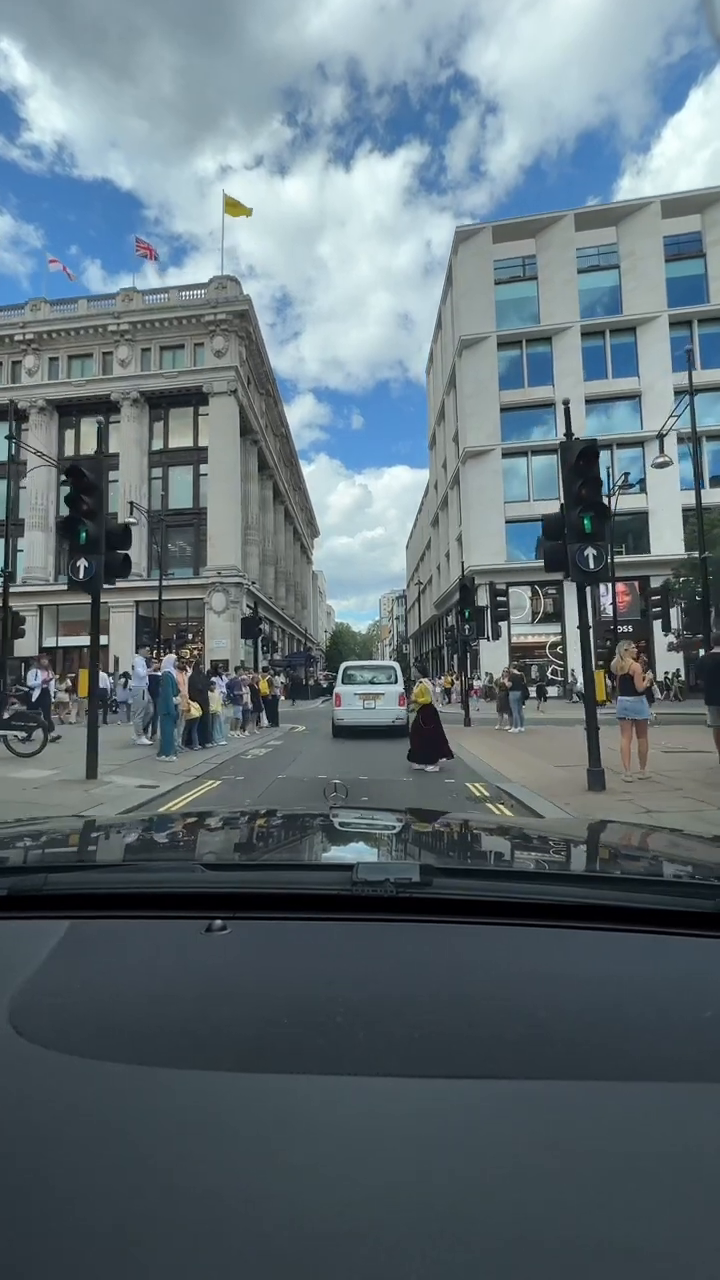
#> input picture frame 30 of cars_and_pedestrian_video.mp4, 720 x 1280 px
$ python car_pedestrian_tracker.py
#> lines starting #> are read from the running program, lines starting #| are printed output that depends on the picture; after the words box and inside, x2 and y2 are one past the last pixel; in counts of white or black regions, pixels touching at a corner belong together
import cv2

# image file and video file
image_file = 'car_image.jpg'
video = cv2.VideoCapture('cars_and_pedestrian_video.mp4')

# pre-trained car and predestrian classifiers
car_classifier_file = 'car_detector.xml'
pedestrian_classifier_file = 'pedestrian_detector.xml'


# car and pedestrian classifiers
car_tracker = cv2.CascadeClassifier(car_classifier_file)
pedestrian_tracker = cv2.CascadeClassifier(pedestrian_classifier_file)


# loop through the whole video
while True:
    # reading the current frame
    (read_successful, frame) = video.read()
#> frame is the input picture: shape (1280, 720, 3); mean B, G, R 119.2, 111.8, 97.3

    # handling errors
    if read_successful:
        # convert to grayscale
        grayscaled_frame = cv2.cvtColor(frame, cv2.COLOR_BGR2GRAY)
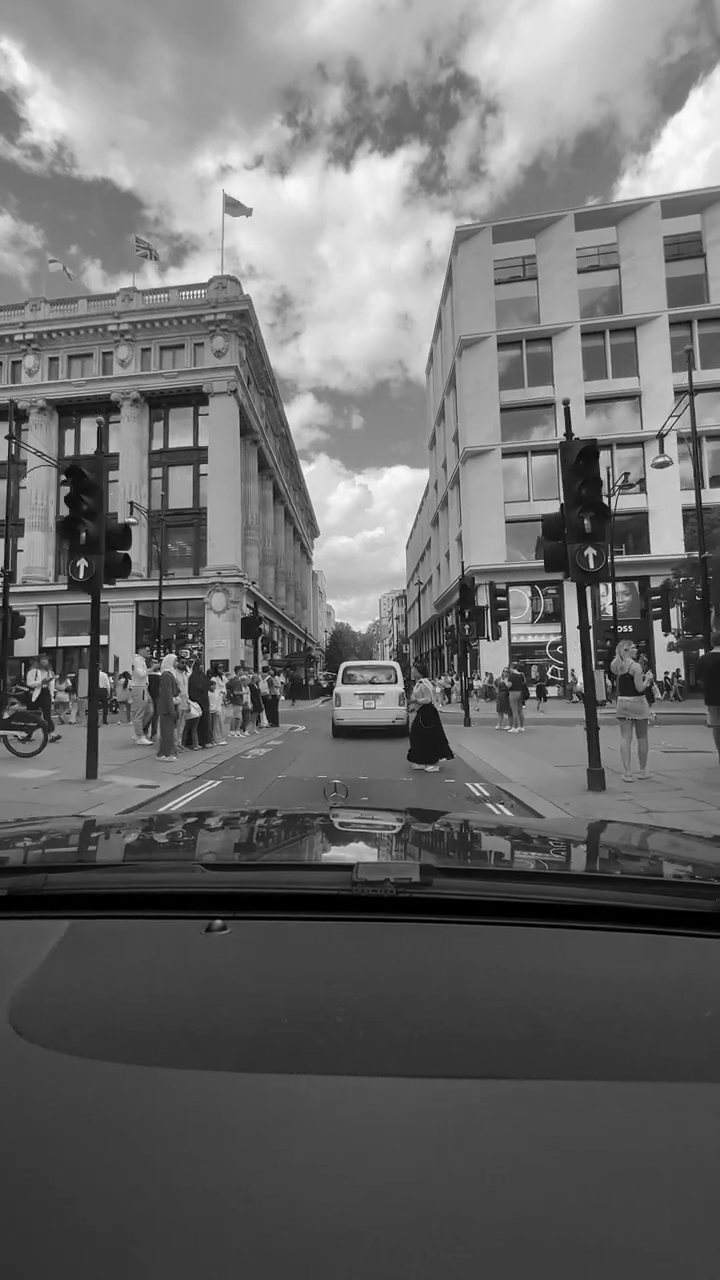
#> grayscaled_frame: shape (1280, 720); min 0, max 255, mean 108.3
    else:
        break

    # detect cars
    cars = car_tracker.detectMultiScale(grayscaled_frame)
#> cars = [[2, 727, 43, 43], [491, 426, 45, 45], [271, 638, 82, 82], [304, 645, 136, 136]]
    pedestrians = pedestrian_tracker.detectMultiScale(grayscaled_frame)
#> pedestrians = [[634, 739, 18, 36], [525, 657, 30, 60], [52, 639, 78, 156]]

    # drawing rectangles around cars
    for (x, y, w, h) in cars:
        cv2.rectangle(frame, (x, y), (x+w, y+h), (0, 255, 0), 2)
#> this loop made 4 passes
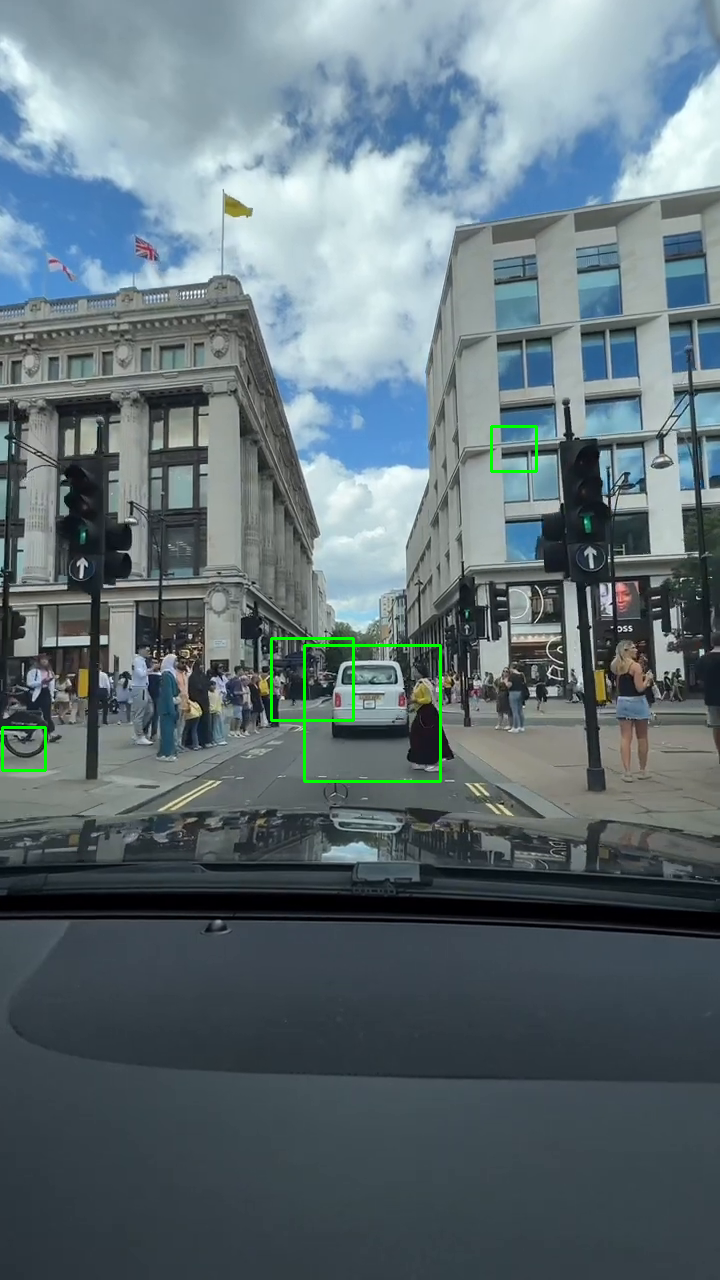
#> frame: shape (1280, 720, 3); 0.39% of pixels changed, all inside (x1, y1, x2, y2) = (1, 425, 538, 783)

    # drawing rectangles around pedestrians
    for (x, y, w, h) in pedestrians:
        cv2.rectangle(frame, (x, y), (x+w, y+h), (0, 0, 255), 2)
#> this loop made 3 passes
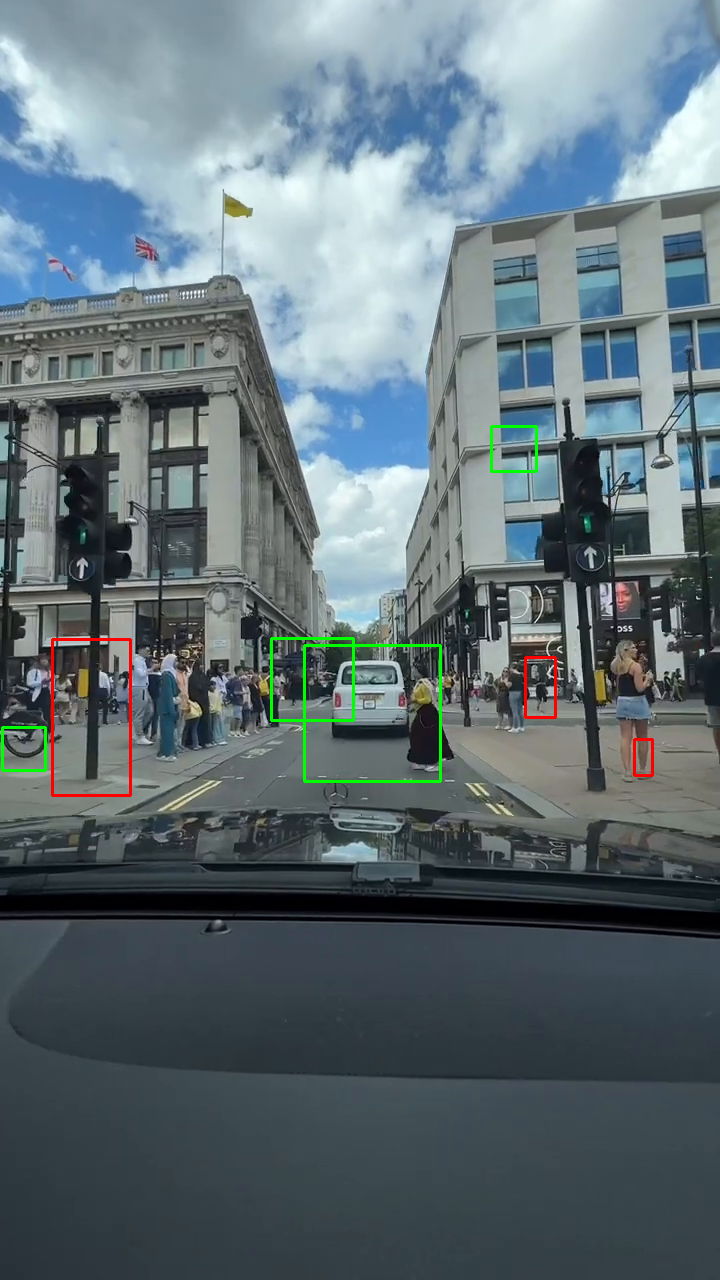
#> frame: shape (1280, 720, 3); 0.24% of pixels changed, all inside (x1, y1, x2, y2) = (51, 638, 654, 797)


    # displaying the video with cars and pedestrians spotted
    cv2.imshow('Car and Pedestrian Detector', frame)


    # no autoclosing (waiting for a key press)
    cv2.waitKey(1)

    # stop if Q is pressed
    if cv2.waitKey(1) == ord('Q') or cv2.waitKey(1) == ord('q'):
#> (key Q is pressed here)
        break

# releasing the VideoCapture object
video.release()


print('Have a Safe Ride!')

$ run again, starting later in the video
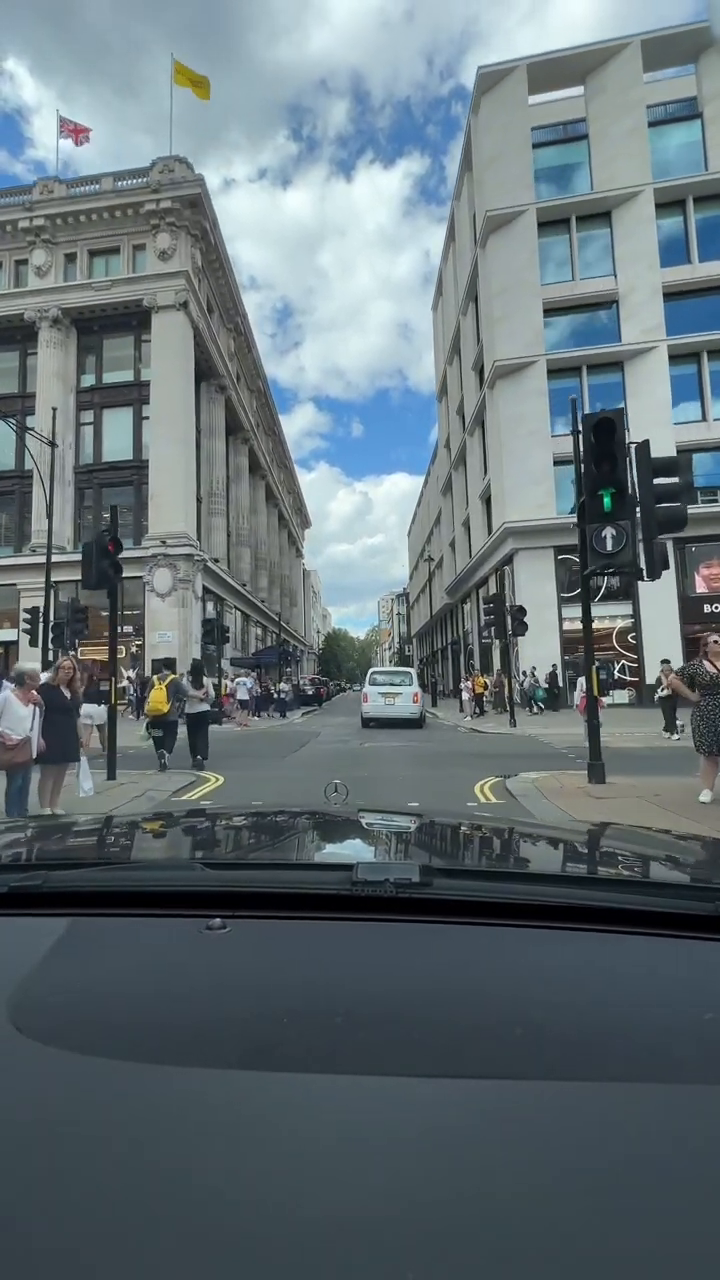
#> input picture frame 137 of cars_and_pedestrian_video.mp4, 720 x 1280 px
#> frame is the input picture: shape (1280, 720, 3); mean B, G, R 117.9, 112.4, 99.5
#> cars = [[586, 562, 55, 55], [529, 332, 65, 65], [337, 653, 110, 110]]
#> pedestrians = [[146, 717, 32, 64], [461, 661, 32, 64], [651, 678, 34, 68], [171, 676, 51, 103], [546, 604, 90, 180]]
#> the loop `for (x, y, w, h) in cars:` made 3 passes
#> after the loop `for (x, y, w, h) in cars:`:
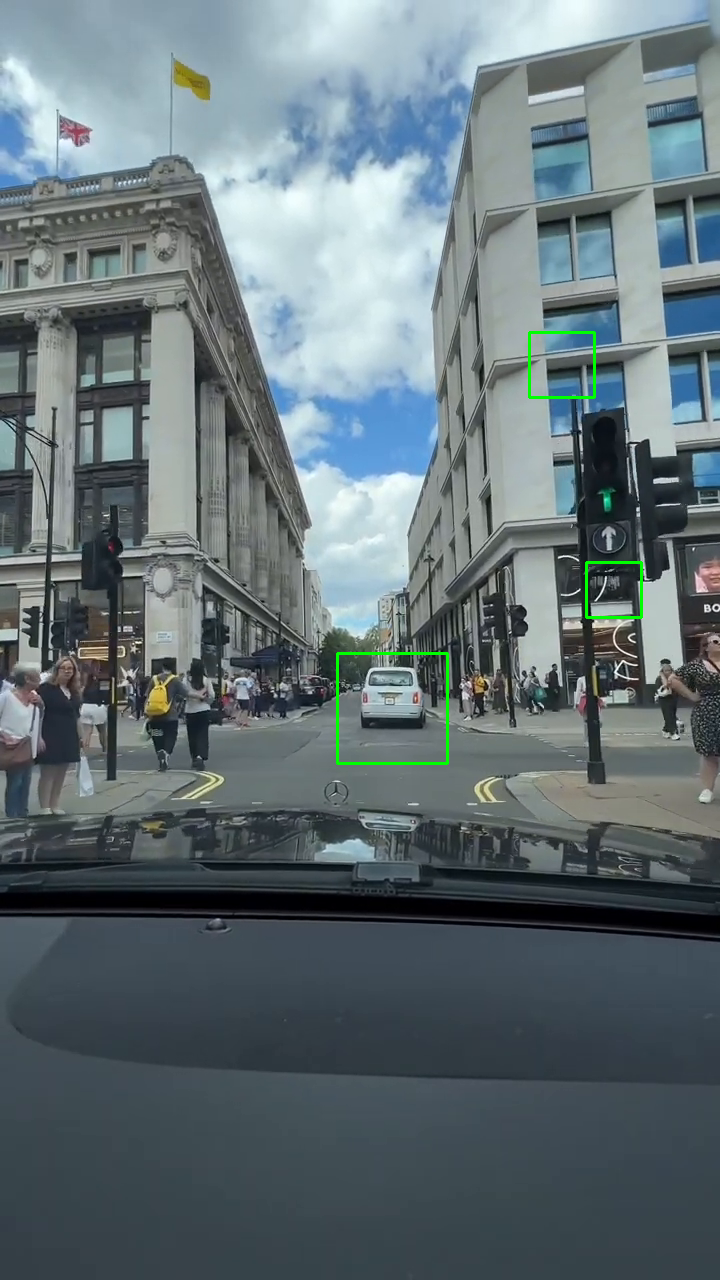
#> frame: shape (1280, 720, 3); 0.3% of pixels changed, all inside (x1, y1, x2, y2) = (336, 331, 643, 765)
#> the loop `for (x, y, w, h) in pedestrians:` made 5 passes
#> after the loop `for (x, y, w, h) in pedestrians:`:
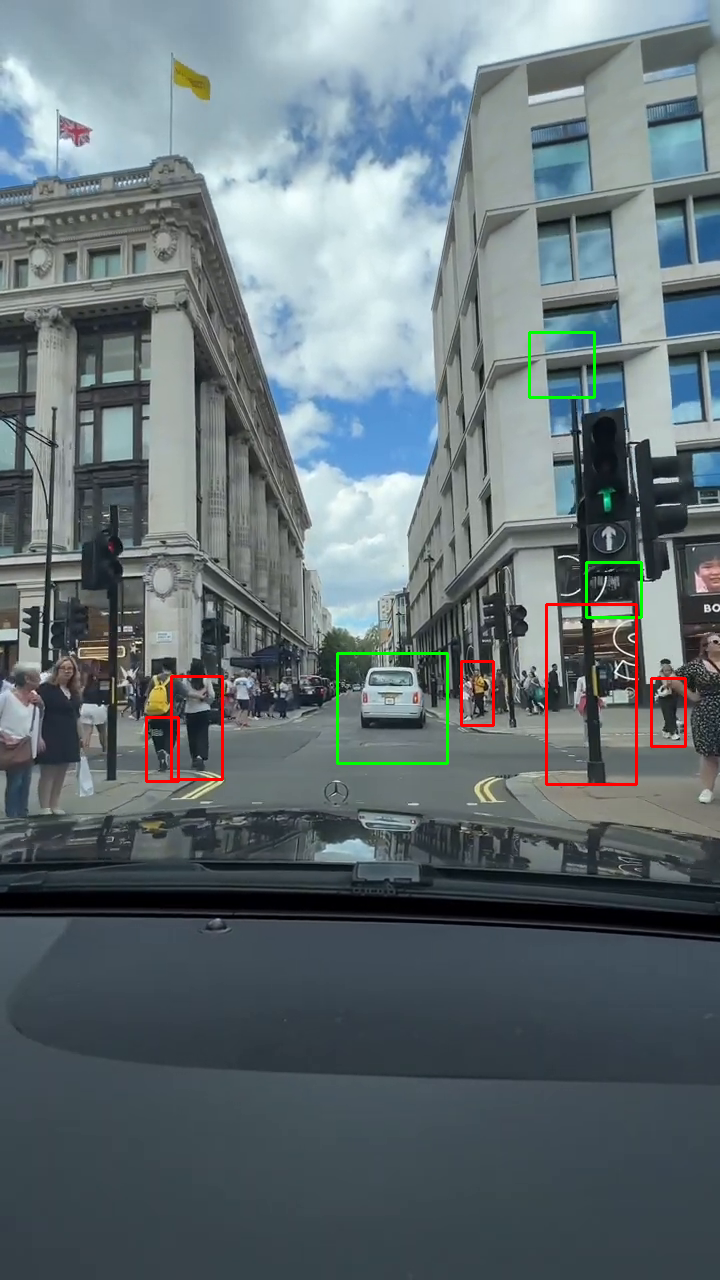
#> frame: shape (1280, 720, 3); 0.46% of pixels changed, all inside (x1, y1, x2, y2) = (145, 603, 687, 786)

$ run again, starting later in the video
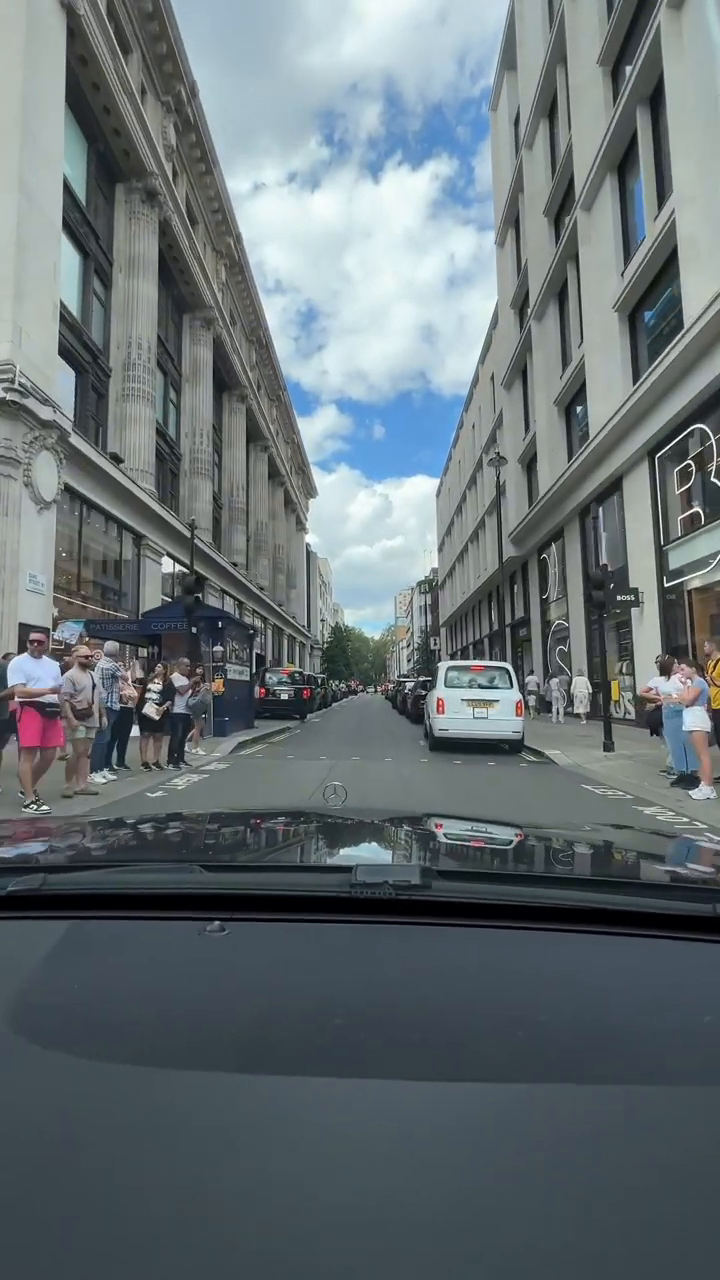
#> input picture frame 244 of cars_and_pedestrian_video.mp4, 720 x 1280 px
#> frame is the input picture: shape (1280, 720, 3); mean B, G, R 116.3, 112.3, 102.1
#> `grayscaled_frame = cv2.cvtColor(frame, cv2.COLOR_BGR2GRAY)`:
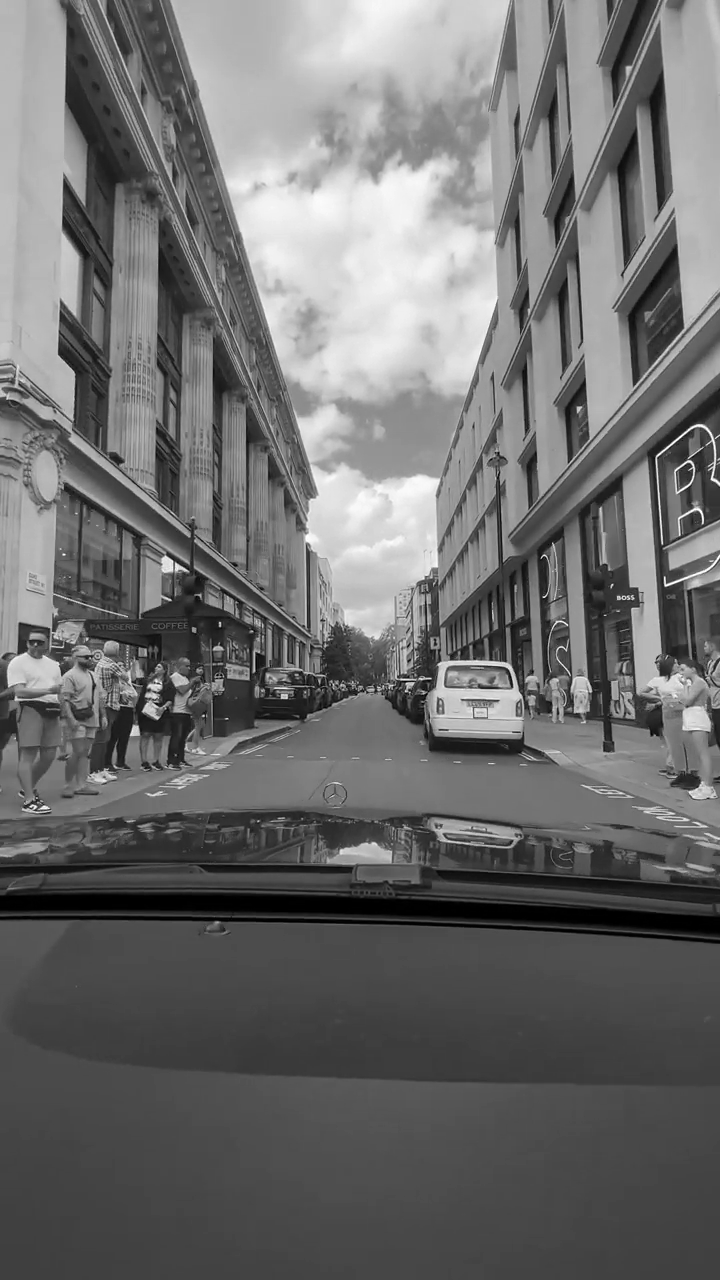
#> grayscaled_frame: shape (1280, 720); min 0, max 255, mean 109.6
#> cars = [[467, 701, 27, 27], [382, 632, 187, 187]]
#> pedestrians = ()
#> the loop `for (x, y, w, h) in cars:` made 2 passes
#> after the loop `for (x, y, w, h) in cars:`:
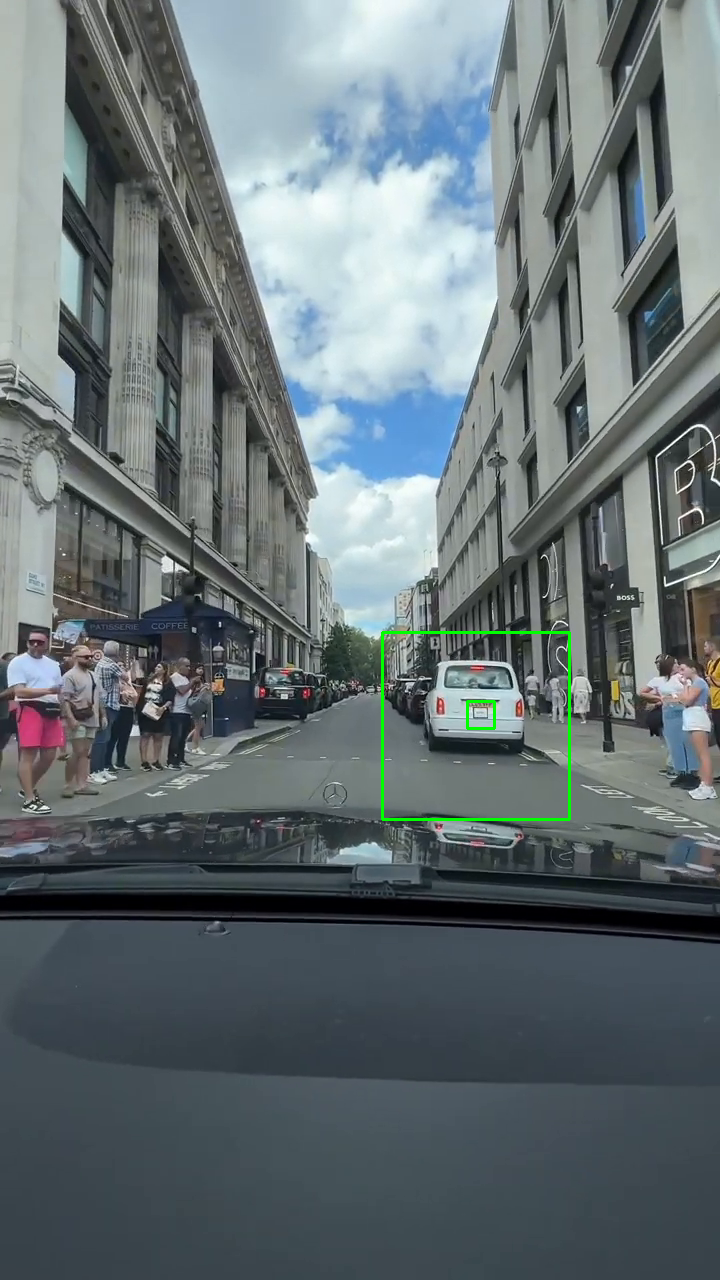
#> frame: shape (1280, 720, 3); 0.28% of pixels changed, all inside (x1, y1, x2, y2) = (381, 631, 571, 821)
